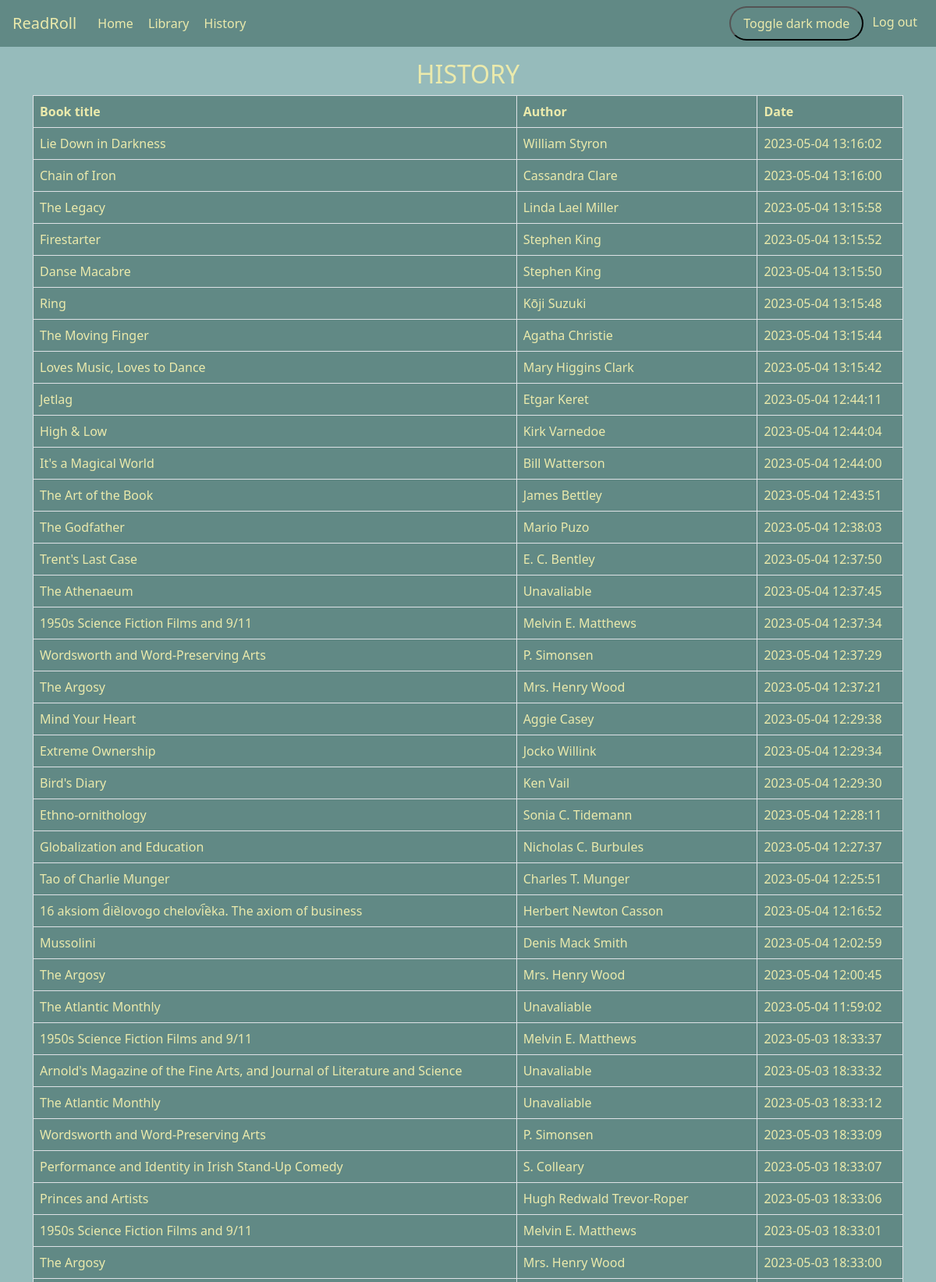
Screenshot of /history (signed in, upper part) with the database file from the repository.
### tables this page shows
CREATE TABLE history (
  position_id INTEGER NOT NULL PRIMARY KEY AUTOINCREMENT, 
  book_name TEXT NOT NULL, 
  author TEXT NOT NULL, 
  date_added TEXT DEFAULT (datetime(CURRENT_TIMESTAMP, 'localtime')), 
  user_id INTEGER NOT NULL, 
  FOREIGN KEY(user_id) REFERENCES users(id)
);

### app.py (the view)
@app.route("/history")
@login_required
def history():
    db = sqlite3.connect('readroll.db')
    db.row_factory = sqlite3.Row
    cursor = db.cursor()
    cursor.execute("SELECT * FROM history WHERE user_id=? ORDER BY date_added DESC", (session["user_id"],))
    lib = cursor.fetchall()
    history = [dict(i) for i in lib]
    return render_template('history.html', history=history)

### functions.py (called while the page is built)
def login_required(f):
    @wraps(f)
    def decorated_function(*args, **kwargs):
        if session.get("user_id") is None:
            return redirect("/login")
        return f(*args, **kwargs)
    return decorated_function

### templates/history.html (shortened to what this page needs)
{% extends "layout.html"%}
{% block main %}
  <link rel="stylesheet" type="text/css" href="{{ url_for('static', filename='style.css') }}">
  <link id="fixed-footer" rel="stylesheet" type="text/css" href="{{ url_for('static', filename='style_fixed_footer.css') }}">
<div class="container">
    <div class="row">
        <div class="col">
            <h1 class="lead text-center">HISTORY</h1>
            <table class="table table-bordered">
            <thead>
                <tr>
                    <th>Book title</th>
                    <th>Author</th>
                    <th>Date</th>
                </tr>
            </thead>
            <tbody>
                {% for title in history %}
                <tr>
                    <td>{{ title.book_name }}</td>
                    <td>{{ title.author }}</td>
                    <td>{{ title.date_added }}</td>
                </tr>
                {% endfor %}
            </tbody>
            </table>
        </div>
    </div>
</div>
{% endblock %}

### templates/layout.html (shortened to what this page needs)
<!DOCTYPE html>
<html lang="en">
  <head>
      <link rel="stylesheet" type="text/css" href="{{ url_for('static', filename='style.css') }}">
      <link href="https://cdn.jsdelivr.net/npm/bootstrap@5.0.2/dist/css/bootstrap.min.css" rel="stylesheet">
  </head>
  <body onload="setTheme()" class="light-theme" id="html-body">
    <nav class="navbar navbar-expand-lg">
      <a class="navbar-brand" href="/about">ReadRoll</a>
      <div class="collapse navbar-collapse" id="navbarNav">
        {% if session["user_id"] %}
          <ul class="navbar-nav me-auto" id="left-nav">
            <li class="nav-item"><a class="nav-link" href="/">Home</a></li>
            <li class="nav-item"><a class="nav-link" href="/library"">Library</a></li>
            <li class="nav-item"><a class="nav-link" href="/history"">History</a></li>
          </ul>
          <ul class="navbar-nav ms-auto" id="right-nav">
            <div class="theme-switch">
              <button onclick=toggleSwitch()>Toggle dark mode</button>
            </div>
            <li class="nav-item"><a class="nav-link" id="login" href="/logout">Log out</a></li>
          </ul>
        {% endif %}
      </div>
    </nav>
    <main>
      {% block main %}
      {% endblock %}
    </main>
    <script src="https://cdn.jsdelivr.net/npm/bootstrap@5.3.0-alpha3/dist/js/bootstrap.min.js"></script>   </body>
</html>

### static/style.css (style rules this page uses)
.light-theme { --background-color: #96bbbbff; --primary-color: #618985ff; --card-color: #618985ff; --text-color: rgb(235, 234, 172); }
.theme-switch button { display: inline-block; padding: 8px 16px; border-radius: 50px; text-decoration: none; transition: all 0.3s ease; }
main, body { background-color: var(--background-color); }
h1, h2, h3, h4, h5, p, label, li, a, .card-header { color: var(--text-color) }
tr, td, button, .btn { color: var(--text-color); background-color: var(--card-color); }
.navbar { background-color: var(--primary-color); }
.nav-link, .navbar-brand { color: var(--text-color); }
.lead { font-size: xx-large; }
@media (max-width: 1199px), (max-width: 1399px) { .nav-link { margin-left: 0.2rem; font-size: 16px; } }
@media (max-width: 1199px), (max-width: 1399px) { nav #login, #register { margin-top: 0.001em; } }
.navbar-brand { margin-left: 1rem; }
nav ul #login { margin-right: 1rem; }

### templates/history.html (style rules this page uses)
.container { margin-top: 1rem; }

### rows the page displays
history: book_name "Lie Down in Darkness", author "William Styron", date_added "2023-05-04 13:16:02"
history: book_name "Chain of Iron", author "Cassandra Clare", date_added "2023-05-04 13:16:00"
history: book_name "The Legacy", author "Linda Lael Miller", date_added "2023-05-04 13:15:58"
history: book_name "Firestarter", author "Stephen King", date_added "2023-05-04 13:15:52"
history: book_name "Danse Macabre", author "Stephen King", date_added "2023-05-04 13:15:50"
history: book_name "Ring", author "Kōji Suzuki", date_added "2023-05-04 13:15:48"
history: book_name "The Moving Finger", author "Agatha Christie", date_added "2023-05-04 13:15:44"
history: book_name "Loves Music, Loves to Dance", author "Mary Higgins Clark", date_added "2023-05-04 13:15:42"
history: book_name "Jetlag", author "Etgar Keret", date_added "2023-05-04 12:44:11"
history: book_name "High & Low", author "Kirk Varnedoe", date_added "2023-05-04 12:44:04"
history: book_name "It's a Magical World", author "Bill Watterson", date_added "2023-05-04 12:44:00"
history: book_name "The Art of the Book", author "James Bettley", date_added "2023-05-04 12:43:51"
history: book_name "The Godfather", author "Mario Puzo", date_added "2023-05-04 12:38:03"
history: book_name "Trent's Last Case", author "E. C. Bentley", date_added "2023-05-04 12:37:50"
history: book_name "The Athenaeum", author "Unavaliable", date_added "2023-05-04 12:37:45"
history: book_name "1950s Science Fiction Films and 9/11", author "Melvin E. Matthews", date_added "2023-05-04 12:37:34"
history: book_name "Wordsworth and Word-Preserving Arts", author "P. Simonsen", date_added "2023-05-04 12:37:29"
history: book_name "The Argosy", author "Mrs. Henry Wood", date_added "2023-05-04 12:37:21"
history: book_name "Mind Your Heart", author "Aggie Casey", date_added "2023-05-04 12:29:38"
history: book_name "Extreme Ownership", author "Jocko Willink", date_added "2023-05-04 12:29:34"
history: book_name "Bird's Diary", author "Ken Vail", date_added "2023-05-04 12:29:30"
history: book_name "Ethno-ornithology", author "Sonia C. Tidemann", date_added "2023-05-04 12:28:11"
history: book_name "Globalization and Education", author "Nicholas C. Burbules", date_added "2023-05-04 12:27:37"
history: book_name "Tao of Charlie Munger", author "Charles T. Munger", date_added "2023-05-04 12:25:51"
history: book_name "16 aksiom d︠ie︡lovogo chelovi︠e︡ka. The axiom of business", author "Herbert Newton Casson", date_added "2023-05-04 12:16:52"
history: book_name "Mussolini", author "Denis Mack Smith", date_added "2023-05-04 12:02:59"
history: book_name "The Argosy", author "Mrs. Henry Wood", date_added "2023-05-04 12:00:45"
history: book_name "The Atlantic Monthly", author "Unavaliable", date_added "2023-05-04 11:59:02"
history: book_name "1950s Science Fiction Films and 9/11", author "Melvin E. Matthews", date_added "2023-05-03 18:33:37"
history: book_name "Arnold's Magazine of the Fine Arts, and Journal of Literature and Science", author "Unavaliable", date_added "2023-05-03 18:33:32"
history: book_name "The Atlantic Monthly", author "Unavaliable", date_added "2023-05-03 18:33:12"
history: book_name "Wordsworth and Word-Preserving Arts", author "P. Simonsen", date_added "2023-05-03 18:33:09"
history: book_name "Performance and Identity in Irish Stand-Up Comedy", author "S. Colleary", date_added "2023-05-03 18:33:07"
history: book_name "Princes and Artists", author "Hugh Redwald Trevor-Roper", date_added "2023-05-03 18:33:06"
history: book_name "1950s Science Fiction Films and 9/11", author "Melvin E. Matthews", date_added "2023-05-03 18:33:01"
history: book_name "The Argosy", author "Mrs. Henry Wood", date_added "2023-05-03 18:33:00"
